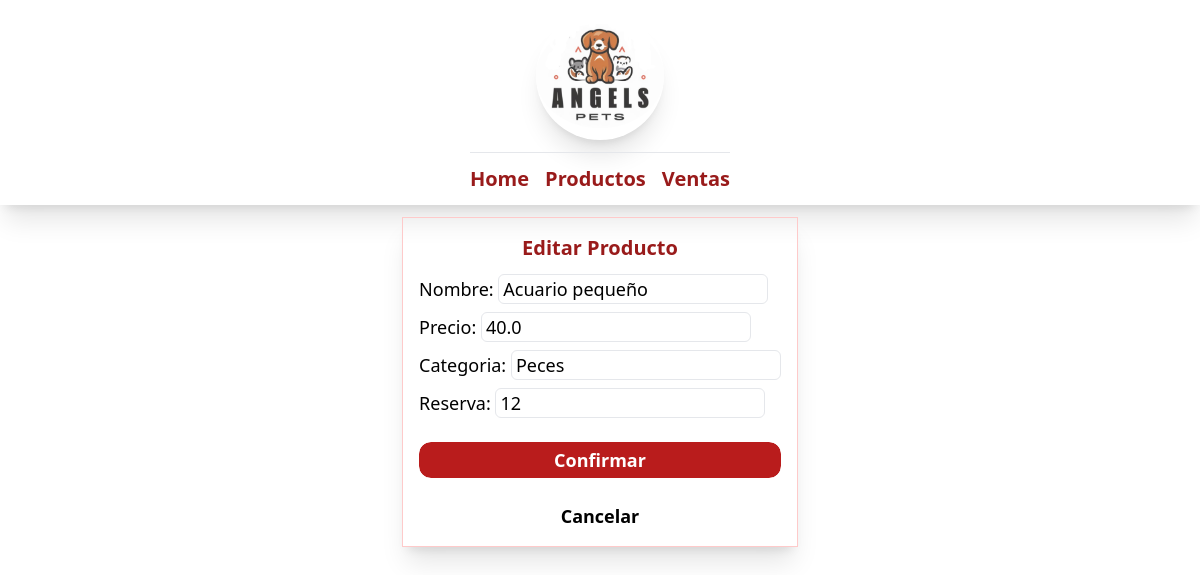
Screenshot of /petshop/tabla/editar/37 with the database file from the repository.
### internal_shop_app/models.py (models this page shows, shortened)
class Producto(models.Model):
    nombre = models.CharField(max_length=50)
    precio = models.FloatField(max_length=50)
    categoria = models.CharField(max_length=50)
    reserva = models.IntegerField(max_length=50)

### internal_shop_app/views.py (the view)
# urls.py: path("tabla/editar/<int:id_prod>", editar_producto_view, name="editar"),
def editar_producto_view(request, id_prod):
    producto = Producto.objects.get(pk=id_prod)
    if request.method == "POST":
        form = ProductoForm(request.POST, instance=producto)
        if form.is_valid():
            form.save()
            return redirect("tabla")
    else:
        template = "editar_producto.html"
        context = {"form": ProductoForm(instance=producto)}
        return render(request, template, context)

### internal_shop_app/forms.py
class ProductoForm(forms.ModelForm):
    class Meta:
        model = Producto
        fields = ['nombre', 'precio', 'categoria', 'reserva']
        widgets = {
            'nombre': forms.TextInput(attrs={'class': 'border border-1 rounded-md px-1'}),
            'precio': forms.NumberInput(attrs={'class': 'border border-1 rounded-md px-1'}),
            'categoria': forms.TextInput(attrs={'class': 'border border-1 rounded-md px-1'}),
            'reserva': forms.NumberInput(attrs={'class': 'border border-1 rounded-md px-1'}),
        }

### internal_shop_app/templates/editar_producto.html (shortened to what this page needs)
{% extends "home.html" %} {% block main-section %}
<div
  class="flex flex-col text-center border border-red-200 p-4 gap-3 shadow-xl my-2"
>
  <h1 class="text-xl text-red-800 font-bold">Editar Producto</h1>
  <form method="POST" class="flex flex-col text-lg gap-2">
    <div class="flex flex-col items-start gap-2">{{form}}</div>
    <button
      class="py-1 px-4 rounded-md outline outline-1 rounded-xl bg-red-700 text-white font-semibold my-4"
    >
      Confirmar
    </button>
    <a href="{% url 'tabla' %}"><p class="font-semibold">Cancelar</p></a>
  </form>
</div>
{% endblock main-section %}

### rows the page displays
Producto: nombre "Acuario pequeño", precio "40.0", categoria "Peces", reserva "12"
